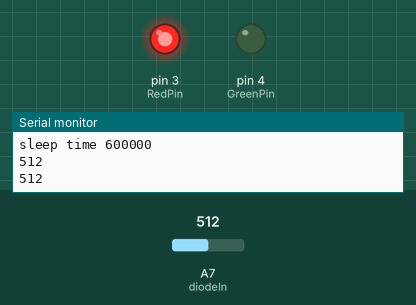
Simulated run of this sketch. Board: Arduino Nano, built with avr-gcc and run on an emulated ATmega328P. Parts: output pins drawn as LEDs (lit = HIGH), the last lines printed to the serial monitor. Dashed ring = blinking. Inputs (shaded band) come from the test bench; at power-on: A7 (diodeIn) = 512.

Above: at 5.5 s.
5.9 s: A7 (diodeIn) set to 159
11.9 s: A7 (diodeIn) set to 131
At 12.4 s:
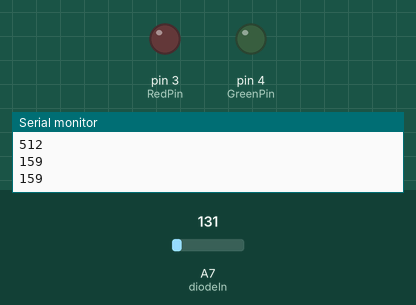
17.9 s: A7 (diodeIn) set to 45
At 19.1 s:
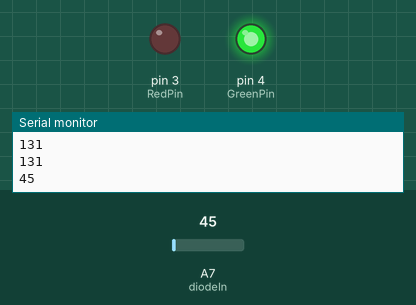
23.9 s: A7 (diodeIn) set to 277
At 24.3 s:
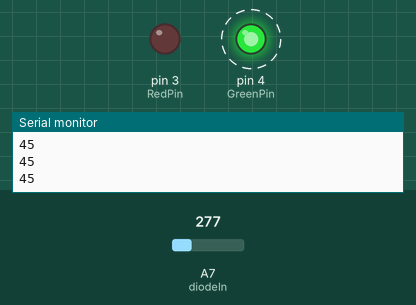
Timing chart, 0 to 30.9 s (numbered marks = the images above; inputs shaded):
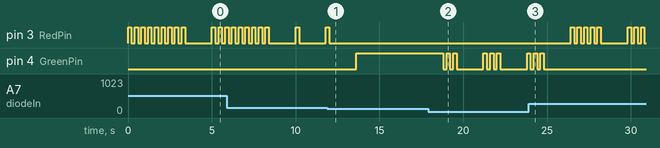

The sketch:

zerodbm.ino
```cpp
#include <avr/interrupt.h>
#include <avr/power.h>
#include <avr/sleep.h>
#include <avr/io.h>

const int RedPin = 3;
const int GreenPin = 4;
const int FT = 200;
const int diodeIn =  A7;
unsigned long sleepTime;

void setup()
{
  Serial.begin(9600);
  analogReference(INTERNAL);
  pinMode(RedPin, OUTPUT);
  pinMode(GreenPin, OUTPUT);

  sleepTime = millis() + (unsigned long)(1000)*60*10;
  Serial.print("sleep time "); Serial.print(sleepTime); Serial.println();

}

void loop()
{
   static int adc = 0;

   if (millis() > sleepTime) {
      Serial.println("going to sleep");
      ledBlack(FT);
      delay(1000);
      redDot(10);
      Serial.println("goodnight");
      delay(1000);
      sleepNow();
   }

   adc = analogRead(diodeIn);

   Serial.print(adc);
   Serial.println();

   ADCtoLed(adc);
   delay(1000);
}

void ADCtoLed(int adc)
{
   //dBm	ADC	Action
   //10	536	rsolid
   if (adc>=536){
      ledRed(0);
      return;
   }
   //9	467	r9
   if (adc>=467){
      redDotandPause(9);
      return;
   }
   //8	407	r8
   if (adc>=407){
      redDotandPause(8);
      return;
   }
   //7	353	r7
   if (adc>=353){
      redDotandPause(7);
      return;
   }
   //6	306	r6
   if (adc>=306){
      redDotandPause(6);
      return;
   }
   //5	267	r5
   if (adc>=267){
      redDotandPause(5);
      return;
   }
   //4	231	r4
   if (adc>=251){
      redDotandPause(4);
      return;
   }
   //3	199	r3
   if (adc>=199){
      redDotandPause(3);
      return;
   }
   //2	170	r2
   if (adc>=170){
      redDotandPause(2);
      return;
   }
   //1	146	r1
   if (adc>=146){
      redDotandPause(1);
      return;
   }
   //0	125	gsolid
   if (adc>=125){
      ledGreen(0);
      return;
   }
  //-1	107	g1
     if (adc>=107){
      greenDotandPause(9);
      return;
   }
   //-2	91	g2
   if (adc>=91){
      greenDotandPause(8);
      return;
   }
   //-3	77	g3
   if (adc>=77){
      greenDotandPause(7);
      return;
   }
   //-4	65	g4
   if (adc>=65){
      greenDotandPause(6);
      return;
   }
   //-5	55	g5
   if (adc>=55){
      greenDotandPause(5);
      return;
   }
   //-6	46	g6
   if (adc>=46){
      greenDotandPause(4);
      return;
   }
   //-7	38	g7
   if (adc>=38){
      greenDotandPause(3);
      return;
   }
   //-8	32	g8
   if (adc>=32){
      greenDotandPause(2);
      return;
   }
   //-9	26	g9
   if (adc>=26){
      greenDotandPause(1);
      return;
   }

   //-10	22	black
   else{
      ledBlack(0);
      return;
   }
}


void redDotandPause(int n)
{
   redDot(n);
   ledBlack(2*FT);
}

void redDot(int n)
{
   int i;

   for (i=0; i < n; i++) {
      ledRed(FT);
      ledBlack(FT);
   }
}

void redDash(int n)
{
   int i;

   for (i=0; i < n; i++) {
      ledRed(3*FT);
      ledBlack(FT);
   }
}

void greenDot(int n)
{
   int i;

   for (i=0; i < n; i++) {
      ledGreen(FT);
      ledBlack(FT);
   }
}

void greenDotandPause(int n)
{
   greenDot(n);
   ledBlack(2*FT);
}

void greenDash(int n)
{
   int i;

   for (i=0; i < n; i++) {
      ledGreen(3*FT);
      ledBlack(FT);
   }
}


void ledBlack(int t)
{
   digitalWrite(RedPin, LOW);
   digitalWrite(GreenPin, LOW);
   delay(t);
}

void ledRed(int t)
{
   digitalWrite(RedPin, HIGH);
   digitalWrite(GreenPin, LOW);
   delay(t);
}

void ledGreen(int t)
{
   digitalWrite(RedPin, LOW);
   digitalWrite(GreenPin, HIGH);
   delay(t);
}

void sos()
{
   redDot(3);
   ledBlack(2*FT);
   redDash(3);
   ledBlack(2*FT);
   redDot(3);
   ledBlack(2*FT);
   delay(1000);
}

void sleepNow(void)
{
    //
    // Choose our preferred sleep mode:
    set_sleep_mode(SLEEP_MODE_PWR_DOWN);
    //
    // Set sleep enable (SE) bit:
    sleep_enable();
    //
    // Put the device to sleep:
    sleep_mode();
}
```

Measured:
- the behaviour switches between 146 and 145 on A7 (diodeIn) (found by bisection; images 0 and 1)
- after the input at 11.9 s, pin 3 (RedPin): goes on until 12.0 s, then stays LOW; pin 4 (GreenPin): LOW → HIGH after 1.7 s
- after the input at 17.9 s, pin 4 (GreenPin): HIGH → LOW after 0.90 s, → HIGH 0.20 s later, → LOW 0.20 s later, → HIGH 0.20 s later, … (12 changes in this stretch)
- after the input at 23.9 s, pin 3 (RedPin): LOW → HIGH after 2.5 s, → LOW 0.20 s later, → HIGH 0.20 s later, → LOW 0.20 s later, … (16 changes in this stretch); pin 4 (GreenPin): goes on until 24.8 s, then stays LOW
